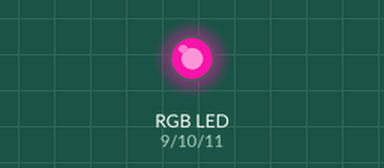
The sketch below on a simulated Arduino Uno, built with avr-gcc and run on an emulated ATmega328P. Shown: an RGB LED mixed from three pins (HIGH = lit). Dim RGB values are drawn brighter than linear; random numbers use the default seed unless the sketch sets one.

Above: at 0.05 s.
At 4.85 s:
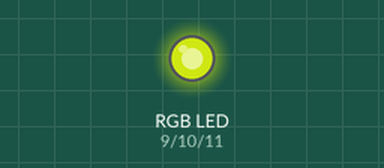
At 9.86 s:
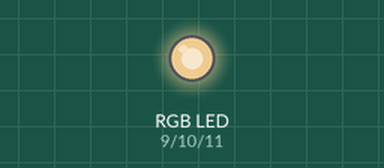
At 19.98 s:
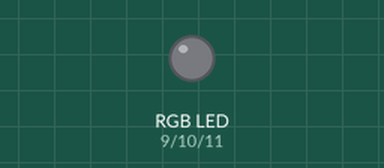
At 29.9 s:
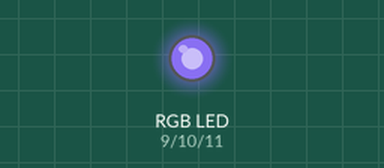
At 39.93 s:
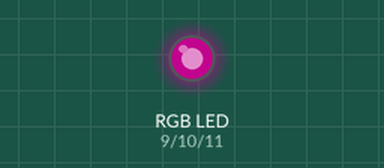
Timing chart, 0 to 40.0 s (numbered marks = the images above):
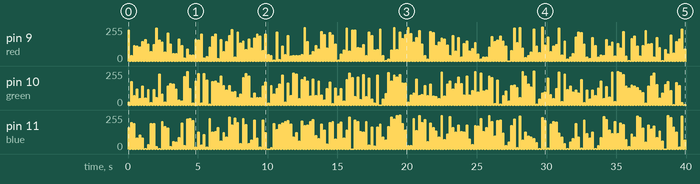

The sketch:

RGB_LED.ino
```cpp
int red=9;
int green=10;
int blue=11;
void setup() {
  Serial.begin(9600);
  pinMode(red,OUTPUT);
  pinMode(green,OUTPUT);
  pinMode(blue,OUTPUT);

}

void loop() {

long int redv=random(0,255);
long int greenv=random(0,255);
long int bluev=random(0,255);
analogWrite(red,redv);

analogWrite(blue,bluev);

analogWrite(green,greenv);
delay(100);
analogWrite(red,0);

analogWrite(blue,0);

analogWrite(green,0);

  delay(100);
}
```

Measured:
- by itself, pin 9 (red): 0/255 → 232/255 at 0.00 s, → 0/255 0.10 s later, → 38/255 0.10 s later, → 0/255 0.10 s later, … (398 changes in this stretch)
- by itself, pin 10 (green): 0/255 → 19/255 at 0.00 s, → 0/255 0.10 s later, → 175/255 0.10 s later, → 0/255 0.10 s later, … (398 changes in this stretch)
- by itself, pin 11 (blue): 0/255 → 158/255 at 0.00 s, → 0/255 0.10 s later, → 197/255 0.10 s later, → 0/255 0.10 s later, … (394 changes in this stretch)
